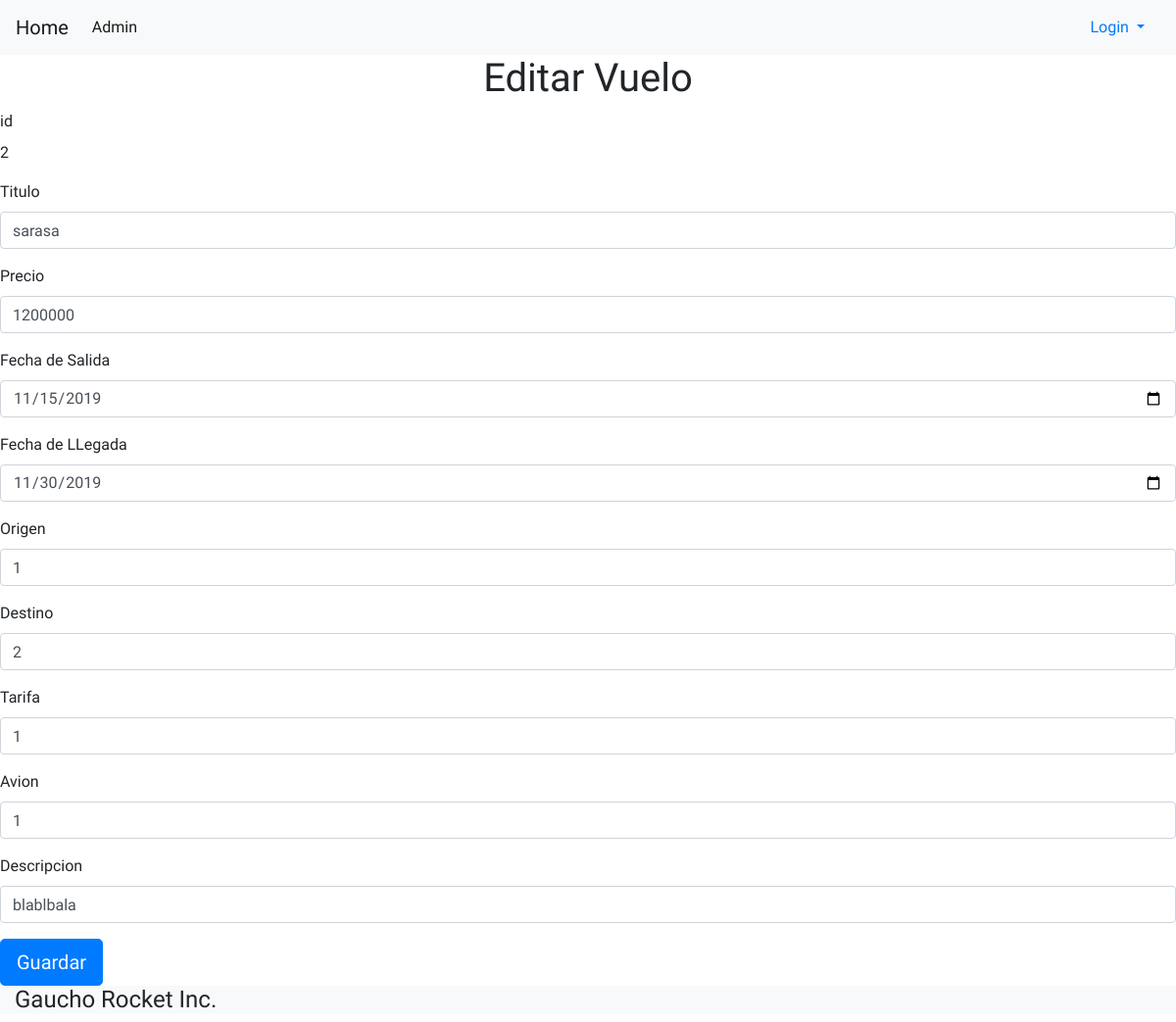
The page /gaucho-rocket/admin/editarVuelo?id=2 (signed in) on the database as committed earlier.
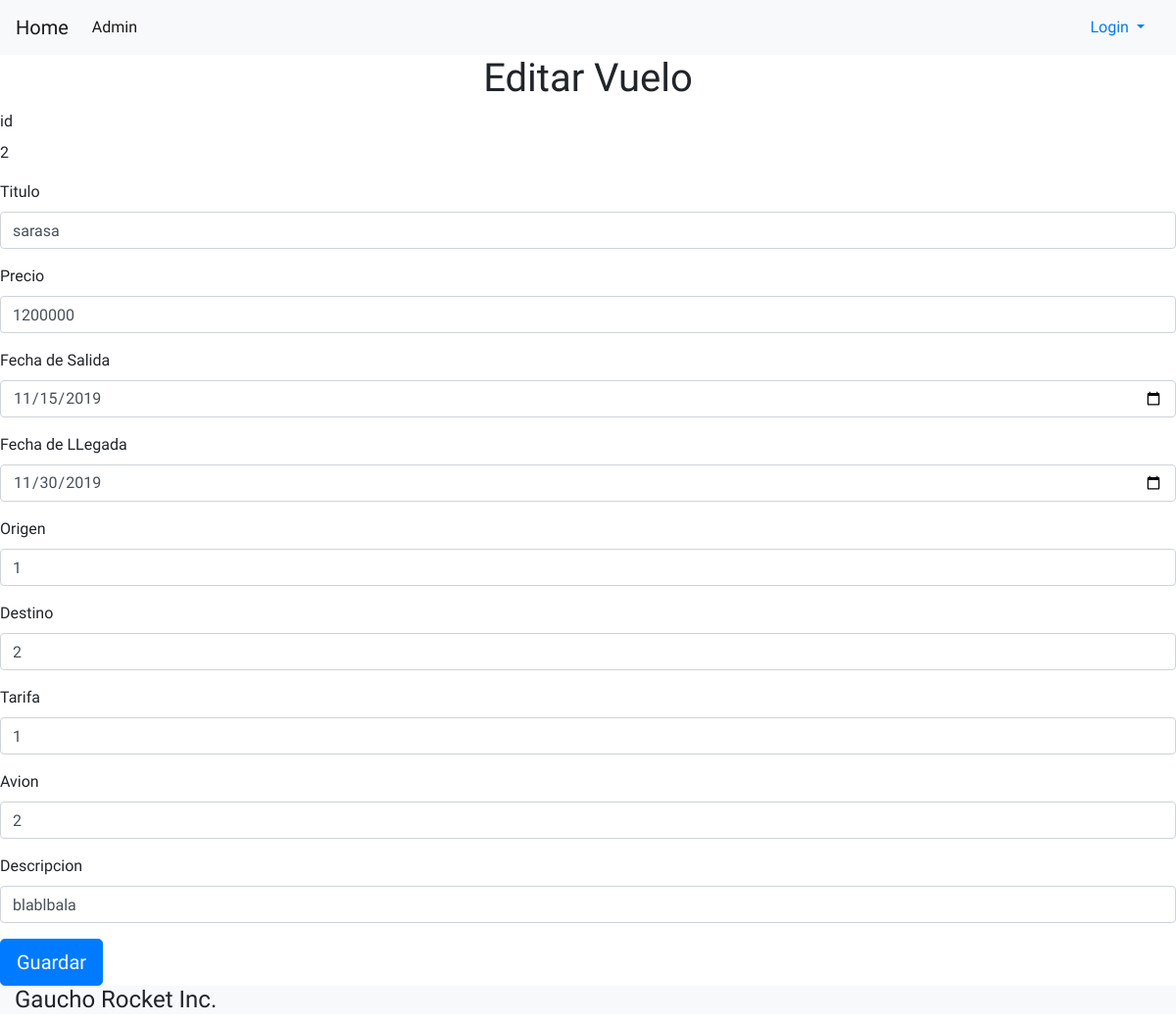
The same page on the database as committed later.
### tables this page shows
CREATE TABLE  Vuelo  (
   id  int(11) PRIMARY KEY,
   titulo  varchar(255) DEFAULT NULL,
   precio  int(11) DEFAULT NULL,
   fecha_salida  date DEFAULT NULL,
   fecha_llegada  date DEFAULT NULL,
   origen_id  int(11) DEFAULT NULL,
   destino_id  int(11) DEFAULT NULL,
   tarifa_id  int(11) DEFAULT NULL,
   descripcion  varchar(255) DEFAULT NULL,
   avion_id  int(11) DEFAULT NULL
);

### core/View.php (called while the page is built, shortened)
<?php
class View
{
    function generate($content_view, $template_view, $data = null){
        $this->path = Path::getInstance("config/path.ini");
        require_once( $this->path->getPage("view", $template_view) );
    }
}

### application/controller/controller_admin.php (called while the page is built, shortened)
<?php
class Controller_Admin extends Controller {
  private $view;
  private $vuelo;
  function __construct() {
    $this->path = Path::getInstance("config/path.ini");
    require_once($this->path->getPage("model", "Vuelo.php"));
    $this->vuelo = new Vuelo();
    $this->view = new View();
  }
  function editarVuelo(){
    $id=$_GET['id'];
    $result = $this->vuelo->obtenerVueloPorId($id);
    $data = json_decode($result,true);
    $this->view->generate('Admin/view_admin_editar_vuelos.php', 'template_admin.php',$data);
  }
}

### index.php (called while the page is built, shortened)
<?php
require_once("./core/helpers/Path.php");
$path = Path::getInstance("config/path.ini");
require_once( $path->getPage("core", "View.php") );
require_once( $path->getPage("core", "Router.php") );
require_once( $path->getPage("helpers", "Database.php") );
require_once("./core/helpers/Config.php");
$router = new Router($_SERVER['REQUEST_URI']);
$router->start();

### core/helpers/Path.php (called while the page is built, shortened)
<?php
class Path
{
    public function getEvent($controller, $action) {
        $event = "http://" . $_SERVER['HTTP_HOST'] . "/" . 'gaucho-rocket' . "/". $controller . "/" . $action ;
        return $event;
    }
}

### application/model/Vuelo.php (called while the page is built, shortened)
<?php
class Vuelo
{
  private $database;
  public function __construct() {
    $this->database = new Database();
  }
  function obtenerVueloPorId ($id) {
    $sql = "SELECT * FROM Vuelo where id = $id;";
    $query = $this->database->query($sql);
    $result = $query->fetch_all(MYSQLI_ASSOC);
    return json_encode($result);
  }
}

### core/helpers/Config.php (called while the page is built, shortened)
<?php
class Config {
    private static $config;
    public static function init($configFile) {
        self::$config = parse_ini_file($configFile, true);
    }
    public static function getParam($section, $param) {
        return self::$config[$section][$param];
    }
}

### core/helpers/Database.php (called while the page is built, shortened)
<?php
class Database extends mysqli {
    public function __construct() {
        $hostname = Config::getParam("database", "hostname");
        $username = Config::getParam("database", "username");
        $password = Config::getParam("database", "password");
        $database = Config::getParam("database", "database");
    }
}

### application/view/Admin/view_admin_editar_vuelos.php (the view, shortened to what this page needs)
<h1 class="text-center">Editar Vuelo</h1>
<?php
    foreach ($data as $fila) {
?>
 <form action="<?php echo $path->getEvent('admin', 'actualizaVuelo'); ?>" method="POST">
  <div class="form-group">
     <label for="id">id</label>
     <p><?php echo $fila['id']?></p>
   </div>
   <div class="form-group">
     <label for="titulo">Titulo</label>
     <input type="text" name="titulo" class="form-control" id="titulo" value="<?php echo $fila['titulo']?>" required placeholder="Titulo">
   </div>
   <div class="form-group">
     <label for="precio">Precio</label>
     <input type="number" name="precio" class="form-control" id="precio" value="<?php echo $fila['precio']?>" required placeholder="Precio">
   </div>
   <div class="form-group">
     <label for="fecha_salida">Fecha de Salida</label>
     <input type="date" name="fecha_salida" class="form-control" id="fecha_salida" value="<?php echo $fila['fecha_salida']?>" required placeholder="Fecha de Salida">
   </div>
   <div class="form-group">
     <label for="fecha_llegada">Fecha de LLegada</label>
     <input type="date" name="fecha_llegada" class="form-control" id="fecha_llegada" value="<?php echo $fila['fecha_llegada']?>" required placeholder="Fecha de LLegada">
   </div>
   <div class="form-group">
       <label for="origen_id">Origen</label>
       <input type="number" name="origen_id" class="form-control" id="origen_id" value="<?php echo $fila['origen_id']?>" required placeholder="Origen">
    </div>
    <div class="form-group">
        <label for="destino_id">Destino</label>
        <input type="number" name="destino_id" class="form-control" id="destino_id" value="<?php echo $fila['destino_id']?>" required placeholder="Destino">
    </div>
    <div class="form-group">
        <label for="tarifa_id">Tarifa</label>
        <input type="number" name="tarifa_id" class="form-control" id="tarifa" value="<?php echo $fila['tarifa_id']?>" required placeholder="Tarifa">
    </div>
    <div class="form-group">
        <label for="equipo_id">Avion</label>
        <input type="number" name="avion_id" class="form-control" id="avion_id" value="<?php echo $fila['avion_id']?>" required placeholder="Avion">
    </div>
    <div class="form-group">
        <label for="descripcion">Descripcion</label>
        <input type="text" name="descripcion" value="<?php echo $fila['descripcion']?>" class="form-control" id="descripcion"  placeholder="Descripcion">
    </div>
    <input type="submit" class="btn btn-primary btn-lg" value="Guardar">
</form>
<?php }
  ?>

Rows that differ between the two databases and show on the page:
changed vuelo "sarasa": avion_id "1" → "2"
